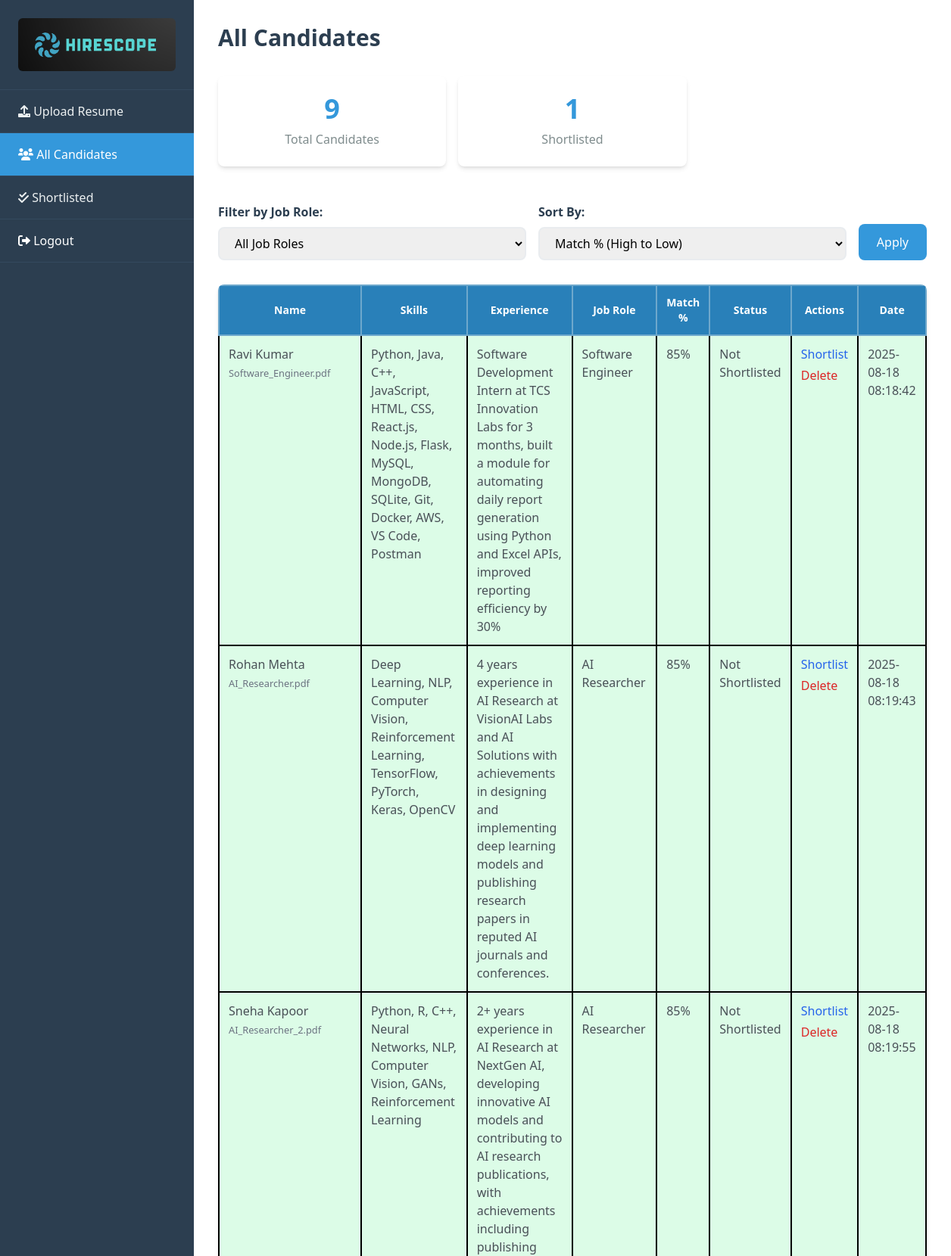
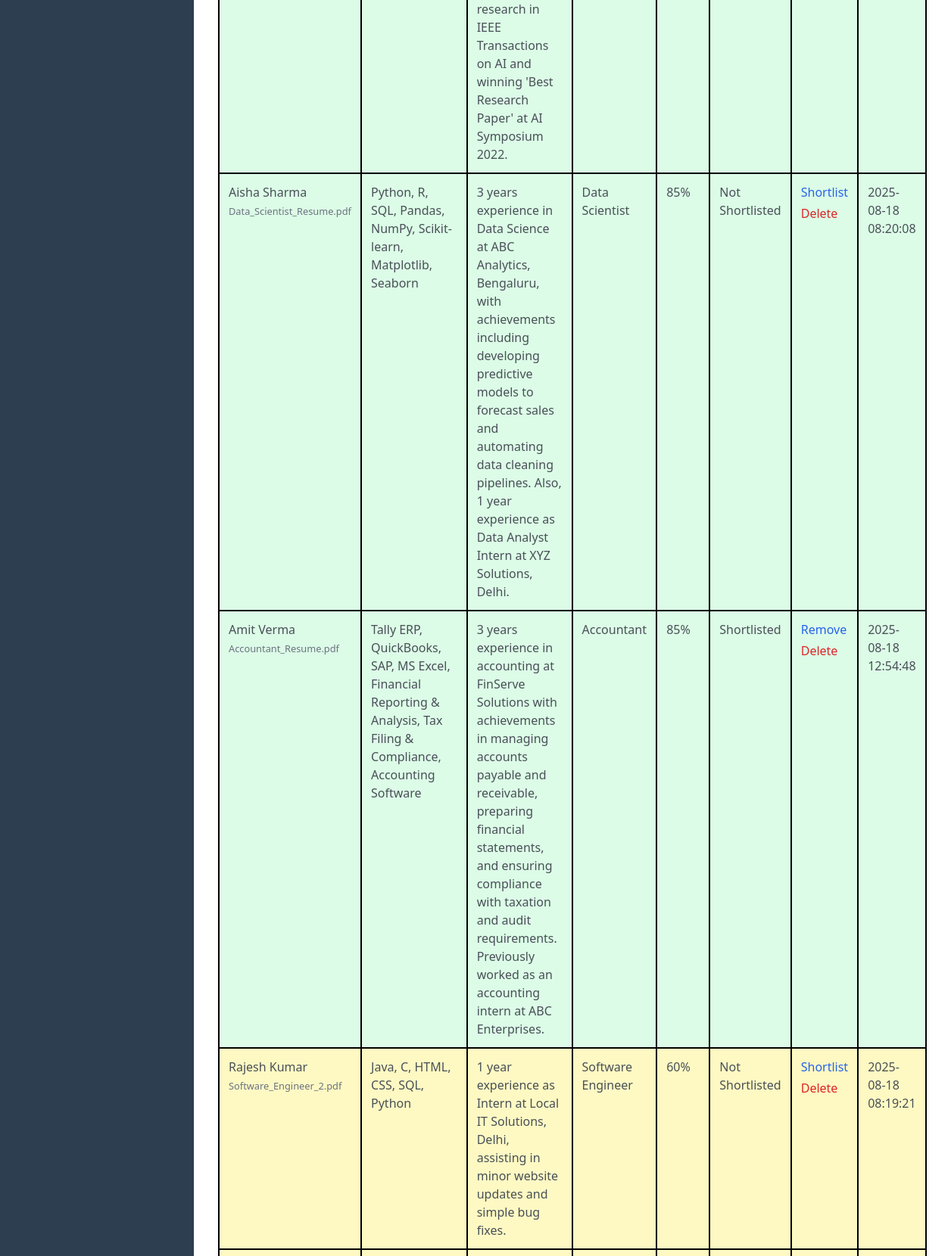
Screenshot of /candidates (signed in, upper part) with the database file from the repository (2 pictures, top to bottom).
### tables this page shows
CREATE TABLE candidates (
            id INTEGER PRIMARY KEY AUTOINCREMENT,
            name TEXT NOT NULL,
            skills TEXT,
            experience TEXT,
            job_role TEXT NOT NULL,
            resume_text TEXT NOT NULL,
            match_percentage INTEGER NOT NULL,
            filename TEXT NOT NULL,
            is_shortlisted BOOLEAN DEFAULT 0,
            created_at TIMESTAMP DEFAULT (datetime('now', '+5 hours', '+30 minutes'))

        );

### app.py (the view)
@app.route('/candidates')
def candidates():
  if 'logged_in' not in session:
      return redirect(url_for('login'))
  conn = sqlite3.connect('hirescope.db')
  cursor = conn.cursor()
  job_role_filter = request.args.get('job_role')
  sort_by = request.args.get('sort_by')
  query = "SELECT * FROM candidates"
  params = []
  if job_role_filter and job_role_filter != 'all':
      query += " WHERE job_role = ?"
      params.append(job_role_filter)
  if sort_by == 'match_desc':
      query += " ORDER BY match_percentage DESC"
  elif sort_by == 'match_asc':
      query += " ORDER BY match_percentage ASC"
  elif sort_by == 'date_desc':
      query += " ORDER BY created_at DESC"
  elif sort_by == 'date_asc':
      query += " ORDER BY created_at ASC"
  else:
      query += " ORDER BY match_percentage DESC"
  cursor.execute(query, params)
  candidates_data = cursor.fetchall()
  cursor.execute("SELECT DISTINCT job_role FROM candidates ORDER BY job_role ASC")
  job_roles = [row[0] for row in cursor.fetchall()]
  conn.close()
  return render_template('candidates.html',candidates=candidates_data, job_roles=job_roles, selected_job_role=job_role_filter, selected_sort_by=sort_by)

### templates/candidates.html (shortened to what this page needs)
<!DOCTYPE html>
<html lang="en">
<head>
    <script src="https://cdn.tailwindcss.com"></script>
    <link rel="stylesheet" href="https://cdnjs.cloudflare.com/ajax/libs/font-awesome/6.0.0-beta3/css/all.min.css">
</head>
<body>
    <div class="flex min-h-screen">
        <nav id="sidebar" class="w-64 bg-[#2c3e50] text-white p-0 fixed h-screen overflow-y-auto transform -translate-x-full transition-transform duration-300 ease-in-out md:translate-x-0 md:block z-40 md:h-screen">
            <div class="p-6 border-b border-[#34495e]">
                <img src="./static/images/logo.png" class="w-30 rounded-md" alt="Logo"/>
            </div>
            <ul class="list-none p-0 m-0">
                <li class="border-b border-[#34495e]"><a href="{{ url_for('upload') }}" class="block px-6 py-4 text-[#ecf0f1] no-underline transition-colors hover:bg-[#3498db] "><i class="fa-solid fa-upload"></i> Upload Resume</a></li>
                <li class="border-b border-[#34495e]"><a href="{{ url_for('candidates') }}" class="block px-6 py-4 text-[#ecf0f1] no-underline transition-colors bg-[#3498db] text-white"><i class="fa-solid fa-users"></i> All Candidates</a></li>
                <li class="border-b border-[#34495e]"><a href="{{ url_for('shortlisted') }}" class="block px-6 py-4 text-[#ecf0f1] no-underline transition-colors hover:bg-[#3498db] "><i class="fa-solid fa-check-double"></i> Shortlisted</a></li>
                <li class="border-b border-[#34495e]"><a href="{{ url_for('logout') }}" class="block px-6 py-4 text-[#e74c3c] no-underline transition-colors hover:bg-[#e74c3c] hover: text-white "><i class="fa-solid fa-right-from-bracket"></i> Logout</a></li>
            </ul>
        </nav>
        <main class="flex-1 p-4 md:ml-64 md:p-8">
            <div class="mb-8">
                <h1 class="text-[#2c3e50] font-bold text-3xl mb-2">All Candidates</h1>
            </div>
            {% if candidates %}
                <div class="mb-8">
                    <div class="flex flex-wrap -mx-2">
                        <div class="w-full md:w-1/3 px-2 mb-4">
                            <div class="bg-white p-6 rounded-lg shadow-md text-center">
                                <h3 class="text-[#3498db] text-4xl font-bold mb-2">{{ candidates|length }}</h3>
                                <p class="text-[#7f8c8d] m-0">Total Candidates</p>
                            </div>
                        </div>
                        <div class="w-full md:w-1/3 px-2 mb-4">
                            <div class="bg-white p-6 rounded-lg shadow-md text-center">
                                <h3 class="text-[#3498db] text-4xl font-bold mb-2">{{ candidates|selectattr('8', 'eq', 1)|list|length }}</h3>
                                <p class="text-[#7f8c8d] m-0">Shortlisted</p>
                            </div>
                        </div>
                    </div>
                </div>
                <div class="mb-8">
                    <form method="GET" action="{{ url_for('candidates') }}" class="flex flex-wrap items-end gap-4">
                        <div class="flex-1 min-w-[200px]">
                            <label for="job_role_filter" class="font-semibold text-[#2c3e50] mb-2 block">Filter by Job Role:</label>
                            <select class="w-full px-4 py-2 border-2 border-[#e9ecef] rounded-lg focus:outline-none focus:border-[#3498db]" id="job_role_filter" name="job_role">
                                <option value="all" {% if not selected_job_role or selected_job_role == 'all' %}selected{% endif %}>All Job Roles</option>
                            </select>
                        </div>
                        <div class="flex-1 min-w-[200px]">
                            <label for="sort_by" class="font-semibold text-[#2c3e50] mb-2 block">Sort By:</label>
                            <select class="w-full px-4 py-2 border-2 border-[#e9ecef] rounded-lg focus:outline-none focus:border-[#3498db]" id="sort_by" name="sort_by">
                                <option value="match_desc" {% if selected_sort_by == 'match_desc' %}selected{% endif %}>Match % (High to Low)</option>
                            </select>
                        </div>
                        <div class="w-full md:w-auto">
                            <button type="submit" class="rounded-lg px-6 py-3 font-medium bg-[#3498db] text-white hover:bg-[#2980b9] w-full">Apply</button>
                        </div>
                    </form>
                </div>
                <div class="bg-white rounded-lg shadow-md overflow-hidden">
                    <table class="w-full border-collapse">
                        <thead>
                            <tr>
                                <th class="bg-[#2980B9] text-white border-2 border-[#6ea8cc] p-3 text-sm font-semibold">Name</th>
                                <th class="bg-[#2980B9] text-white border-2 border-[#6ea8cc] p-3 text-sm font-semibold">Skills</th>
                                <th class="bg-[#2980B9] text-white border-2 border-[#6ea8cc] p-3 text-sm font-semibold">Experience</th>
                                <th class="bg-[#2980B9] text-white border-2 border-[#6ea8cc] p-3 text-sm font-semibold">Job Role</th>
                                <th class="bg-[#2980B9] text-white border-2 border-[#6ea8cc] p-3 text-sm font-semibold">Match %</th>
                                <th class="bg-[#2980B9] text-white border-2 border-[#6ea8cc] p-3 text-sm font-semibold">Status</th>
                                <th class="bg-[#2980B9] text-white border-2 border-[#6ea8cc] p-3 text-sm font-semibold">Actions</th>
                                <th class="bg-[#2980B9] text-white border-2 border-[#6ea8cc] p-3 text-sm font-semibold">Date</th>
                            </tr>
                        </thead>
                        <tbody>
                            {% for candidate in candidates %}
                            <tr class="{% if candidate[6] < 40 %}bg-red-200{% elif candidate[6] < 75 %}bg-yellow-100{% else %}bg-green-100{% endif %}">
                                <td class="p-3 align-top border-2 border-black text-[#495057]">
                                    {{ candidate[1] }}
                                    <br>
                                    <small class="text-gray-500">{{ candidate[7] }}</small>
                                </td>
                                <td class="p-3 align-top border-2 border-black text-[#495057]">{{ candidate[2] }}</td>
                                <td class="p-3 align-top border-2 border-black text-[#495057]">{{ candidate[3] }}</td>
                                <td class="p-3 align-top border-2 border-black text-[#495057]">{{ candidate[4] }}</td>
                                <td class="p-3 align-top border-2 border-black text-[#495057]">{{ candidate[6] }}%</td>
                                <td class="p-3 align-top border-2 border-black text-[#495057]">
                                    {% if candidate[8] %}
                                        Shortlisted
                                    {% else %}
                                        Not Shortlisted
                                    {% endif %}
                                </td>
                                <td class="p-3 align-top border-2 border-black text-[#495057] space-y-1">
                                    <a href="{{ url_for('toggle_shortlist', candidate_id=candidate[0]) }}" method="POST" class="text-blue-600 no-underline hover:underline block">
                                        {% if candidate[8] %}
                                            Remove
                                        {% else %}
                                            Shortlist
                                        {% endif %}
                                    </a>
                                    <form action="{{ url_for('delete_candidate', candidate_id=candidate[0]) }}" method="POST" onsubmit="return confirm('Are you sure you want to delete this candidate?');">
                                        <button type="submit" class="text-red-600 hover:underline">Delete</button>
                                    </form>
                                </td>
                                <td class="p-3 align-top border-2 border-black text-[#495057]">{{ candidate[9] }}</td>
                            </tr>
                            {% endfor %}
                        </tbody>
                    </table>
                </div>
            {% else %}
                <div class="bg-white p-12 rounded-lg shadow-md text-center">
                    <h3 class="text-[#7f8c8d] mb-4">No candidates found</h3>
                </div>
            {% endif %}
        </main>
    </div>
</body>
</html>

### rows the page displays
candidates: name "Ravi Kumar", filename "Software_Engineer.pdf", skills "Python, Java, C++, JavaScript, HTML, CSS, React.js, Node.js, Flask, MySQL, MongoDB, SQLite, Git, Docker, AWS, VS Code, Postman", experience "Software Development Intern at TCS Innovation Labs for 3 months, built a module for automating daily report generation using Python and Excel APIs, improved reporting efficiency by 30%", job_role "Software Engineer", match_percentage "85", is_shortlisted "Not Shortlisted", created_at "2025-08-18 08:18:42"
candidates: name "Rohan Mehta", filename "AI_Researcher.pdf", skills "Deep Learning, NLP, Computer Vision, Reinforcement Learning, TensorFlow, PyTorch, Keras, OpenCV", experience "4 years experience in AI Research at VisionAI Labs and AI Solutions with achievements in designing and implementing deep learning models and publishing research papers in reputed AI journals and conferences.", job_role "AI Researcher", match_percentage "85", is_shortlisted "Not Shortlisted", created_at "2025-08-18 08:19:43"
candidates: name "Sneha Kapoor", filename "AI_Researcher_2.pdf", skills "Python, R, C++, Neural Networks, NLP, Computer Vision, GANs, Reinforcement Learning", experience "2+ years experience in AI Research at NextGen AI, developing innovative AI models and contributing to AI research publications, with achievements including publishing research in IEEE Transactions on AI and winning 'Best Research Paper' at AI Symposium 2022.", job_role "AI Researcher", match_percentage "85", is_shortlisted "Not Shortlisted", created_at "2025-08-18 08:19:55"
candidates: name "Aisha Sharma", filename "Data_Scientist_Resume.pdf", skills "Python, R, SQL, Pandas, NumPy, Scikit-learn, Matplotlib, Seaborn", experience "3 years experience in Data Science at ABC Analytics, Bengaluru, with achievements including developing predictive models to forecast sales and automating data cleaning pipelines. Also, 1 year experience as Data Analyst Intern at XYZ Solutions, Delhi.", job_role "Data Scientist", match_percentage "85", is_shortlisted "Not Shortlisted", created_at "2025-08-18 08:20:08"
candidates: name "Amit Verma", filename "Accountant_Resume.pdf", skills "Tally ERP, QuickBooks, SAP, MS Excel, Financial Reporting & Analysis, Tax Filing & Compliance, Accounting Software", experience "3 years experience in accounting at FinServe Solutions with achievements in managing accounts payable and receivable, preparing financial statements, and ensuring compliance with taxation and audit requirements. Previously worked as an accounting intern at ABC Enterprises.", job_role "Accountant", match_percentage "85", is_shortlisted "Shortlisted", created_at "2025-08-18 12:54:48"
candidates: name "Rajesh Kumar", filename "Software_Engineer_2.pdf", skills "Java, C, HTML, CSS, SQL, Python", experience "1 year experience as Intern at Local IT Solutions, Delhi, assisting in minor website updates and simple bug fixes.", job_role "Software Engineer", match_percentage "60", is_shortlisted "Not Shortlisted", created_at "2025-08-18 08:19:21"

### other values shown
{{ candidates|length }} "9"
{{ candidates|selectattr('8', 'eq', 1)|list|length }} "1"
